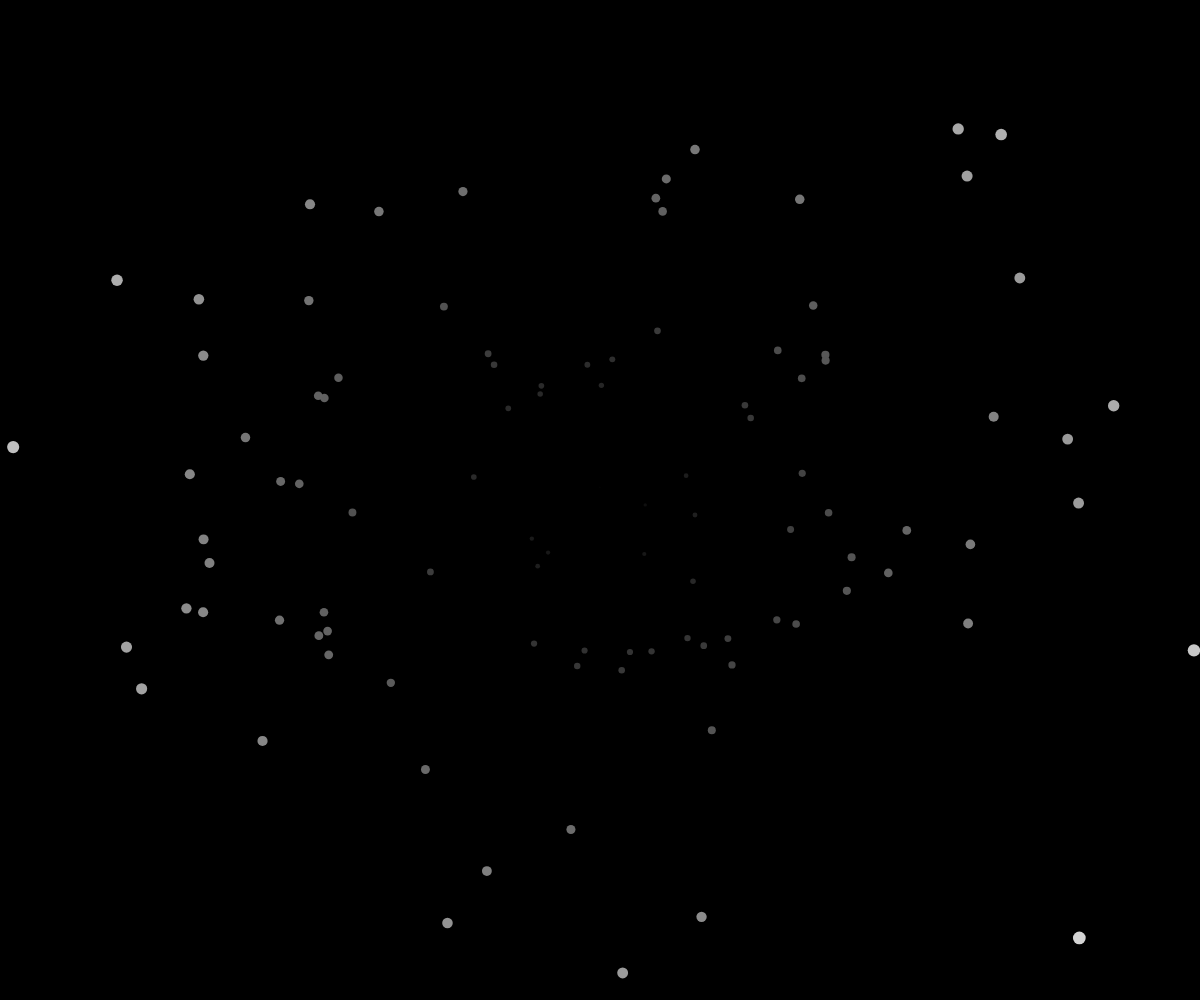
Frame 1 (no input)
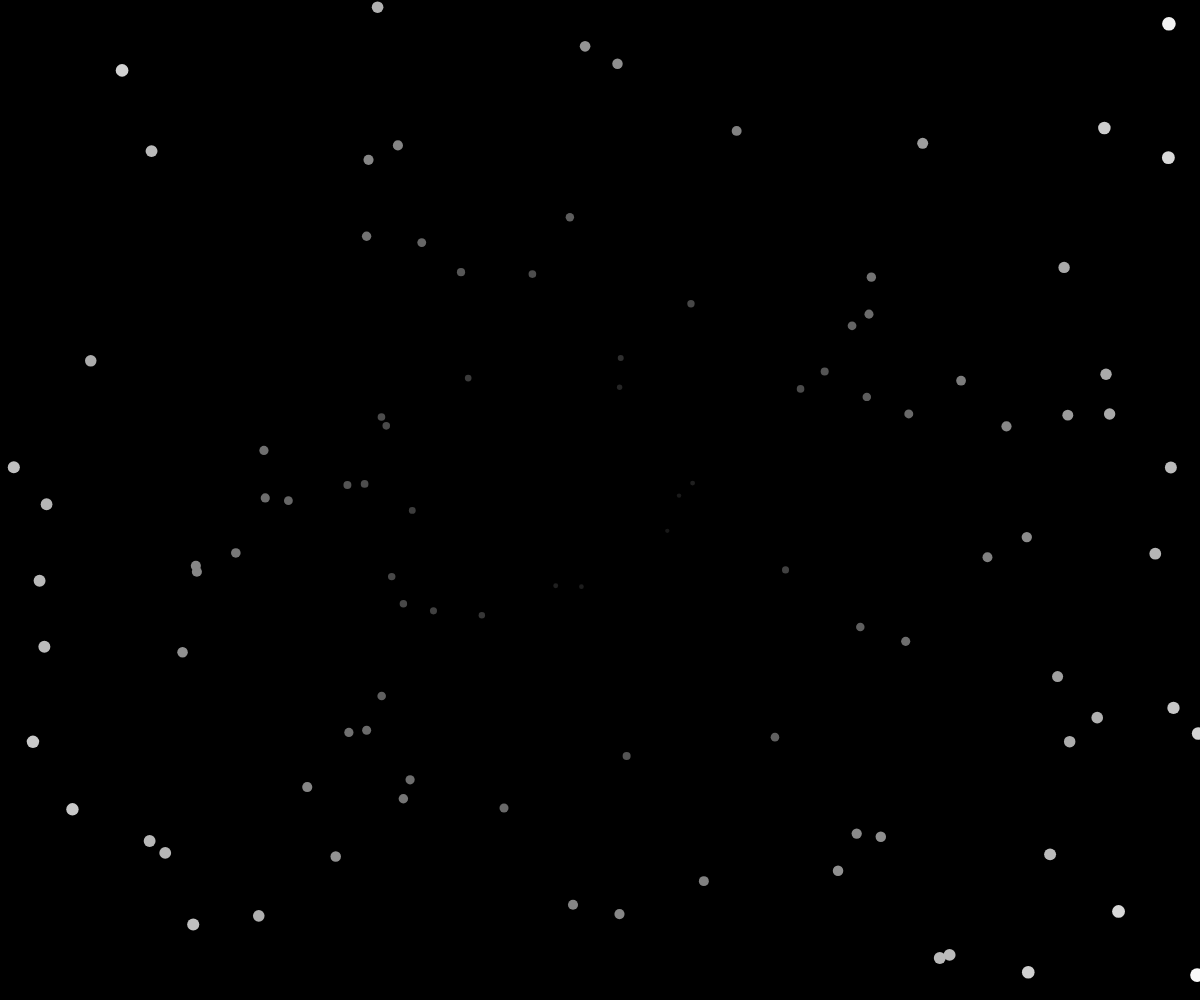
Frame 60 (no input)
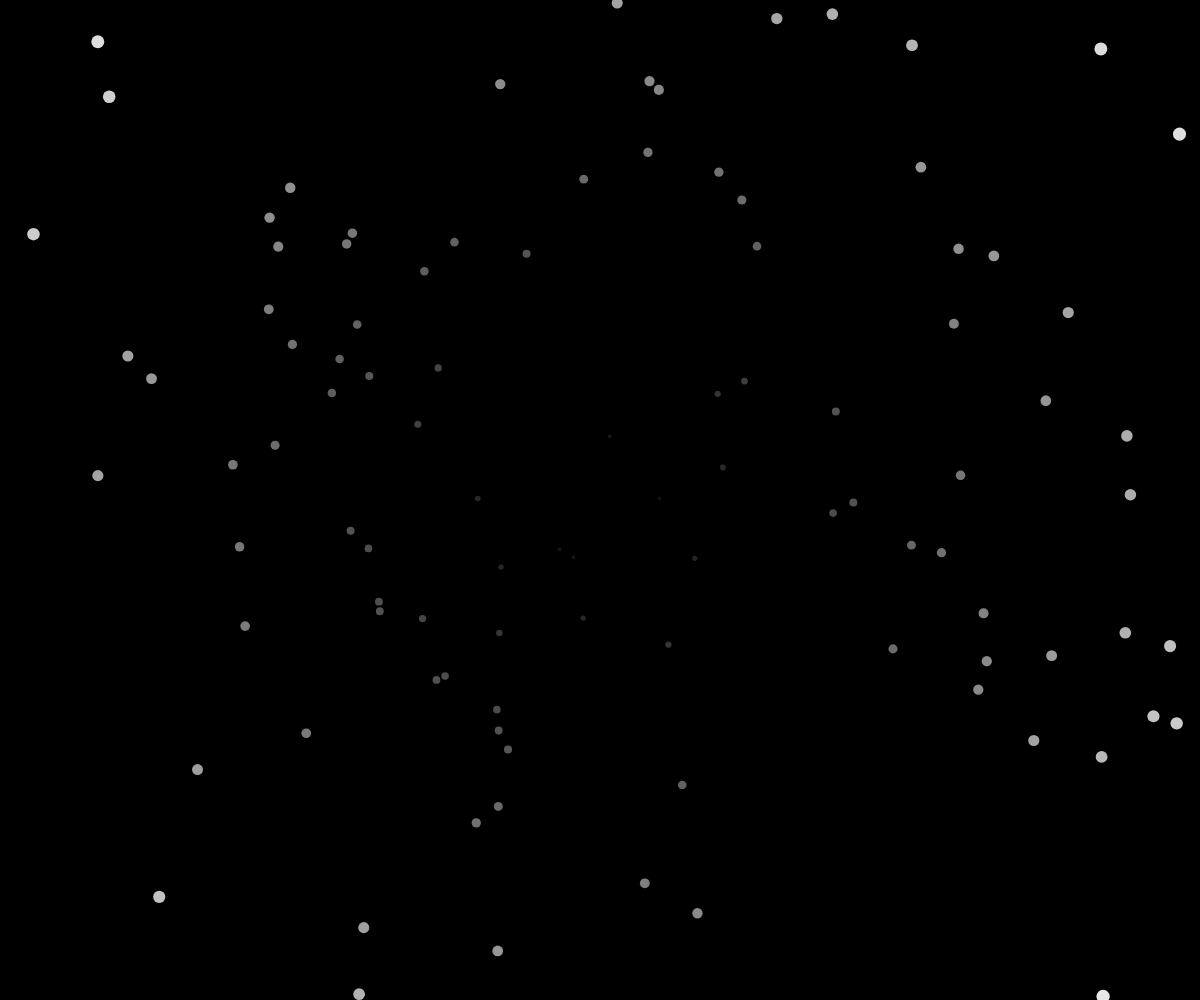
Frame 120 (the mouse pressed at the canvas centre since frame 60)

The p5.js sketch that drew these frames (run headless with seeded random() and noise() and a simulated clock; from frame 60 on, the mouse is pressed at the canvas centre):

// p5.js sketch
// ── sketch.js
var stars = [];
function setup() {
  createCanvas(windowWidth, windowHeight);
  for(var i = 0; i < 100 ; i++)
  {
    stars.push(new star());
  }
}

function windowResized()
{
  stars = [];
  resizeCanvas(windowWidth, windowHeight);
  for(var i = 0; i < 100 ; i++)
  {
    stars.push(new star());
  }
}

function mouseClicked()
{
  windowResized();
}

function draw() {
  background(0);
  var mult = 1;
  for(var i = 0; i < stars.length; i++)
  {
    if(key === ' ')
    {
      mult = 2;
    }
    else if(keyCode === SHIFT)
    {
      mult = .5;
    }
    if(keyCode === LEFT_ARROW)
    {
      stars[i].spin(.01);
    }
    if(keyCode === RIGHT_ARROW)
    {
      stars[i].spin(-.01);
    }
    stars[i].update(mult);
    stars[i].show();
  }
}
// ── star.js
function star()
{
  this.x = .5*(random(0, width) + random(0, width)) ;
  this.y = .5*(random(0, height) + random(0,height));
  
  var d = dist(width/2, height/2, this.x, this.y);
  this.rad = .5*sqrt(d);
  
  this.show = function()
  {
    push();
    noStroke();
    fill(map(4*this.rad*this.rad, 0, dist(0,0, width/2,height/2), 0,255));
    ellipse(this.x, this.y, this.rad, this.rad);
  }
  
  this.update = function(mult)
  {
    this.x += mult * .1*(this.x-width/2);
    this.y += mult * .1*(this.y-height/2);
    
    if (this.x > width || this.x < 0)
    {
      this.x = .5*( random(0, width) + random(0, width)) ;
    }
    if (this.y > height || this.y < 0)
    {
      this.y = .5*( random(0, height) + random(0, height)) ;
    }
    
    var d = dist(width/2, height/2, this.x, this.y);
    this.rad = .5*sqrt(d);
  }
  
  this.spin = function(angle)
  {
    this.x = this.x * cos(angle) - this.y*sin(angle);
    this.y = this.y * cos(angle) + this.x*sin(angle);
  }
  
}
